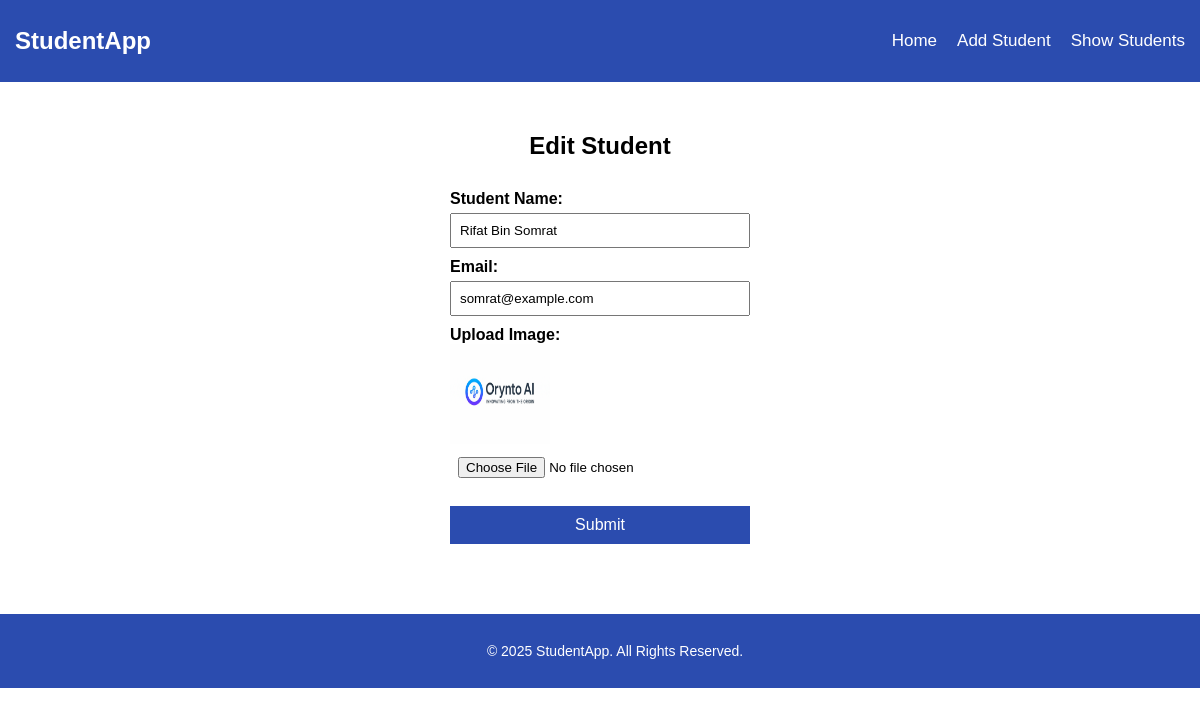
Page /edit_student/3 on the committed database.
### student_info/models.py (models this page shows, shortened)
class Student(models.Model):
    name = models.CharField(max_length=100)
    email = models.EmailField()
    image = models.ImageField(upload_to='student_info/', null=True, blank=True)
    created_at = models.DateTimeField(auto_now_add = True)

### student_info/views.py (the view, shortened to what this page needs)
# urls.py: path('edit_student/<int:id>', views.edit_student, name="edit_student")
def edit_student(request, id):
    data = get_object_or_404(Student, id=id)
    context = {
        "student": data,
    }
    return render(request, 'student/edit_student.html',context )

### student_info/templates/student/edit_student.html (shortened to what this page needs)
{% extends 'base.html' %}
{% block content %}
<section id="add" class="section">
    <h2>Edit Student</h2>
    <form class="student-form" method="POST"  enctype="multipart/form-data">
        <label>Student Name:</label>
        <input type="text" placeholder="Enter name" name="name" value="{{ student.name }}" required>
        <label>Email:</label>
        <input type="email" placeholder="Enter email" name="email" value="{{ student.email }}" required>
        <label>Upload Image:</label>
        <img src="{{ student.image.url }}" class="edit-img" alt="">
        <input type="file" accept="image/*" name="image">
        <button type="submit">Submit</button>
    </form>
</section>
{% endblock content %}

### student_info/static/student_info/css/style.css (style rules this page uses)
body { margin: 0; font-family: Arial, Helvetica, sans-serif; }
.section { padding: 30px; display: flex; flex-direction: column; justify-content: center; align-items: center; }
.student-form { width: 300px; display: flex; flex-direction: column; justify-content: center; }
.student-form label { font-weight: bold; margin-top: 10px; }
.student-form input { padding: 8px; margin-top: 5px; }
.student-form button { margin-top: 20px; padding: 10px; background-color: #2b4caf; border: none; color: white; cursor: pointer; font-size: 16px; }
.edit-img { height: 100px; width: 100px; }

### rows in the picture
Student: name "Rifat Bin Somrat", email "somrat@example.com", image (picture)
